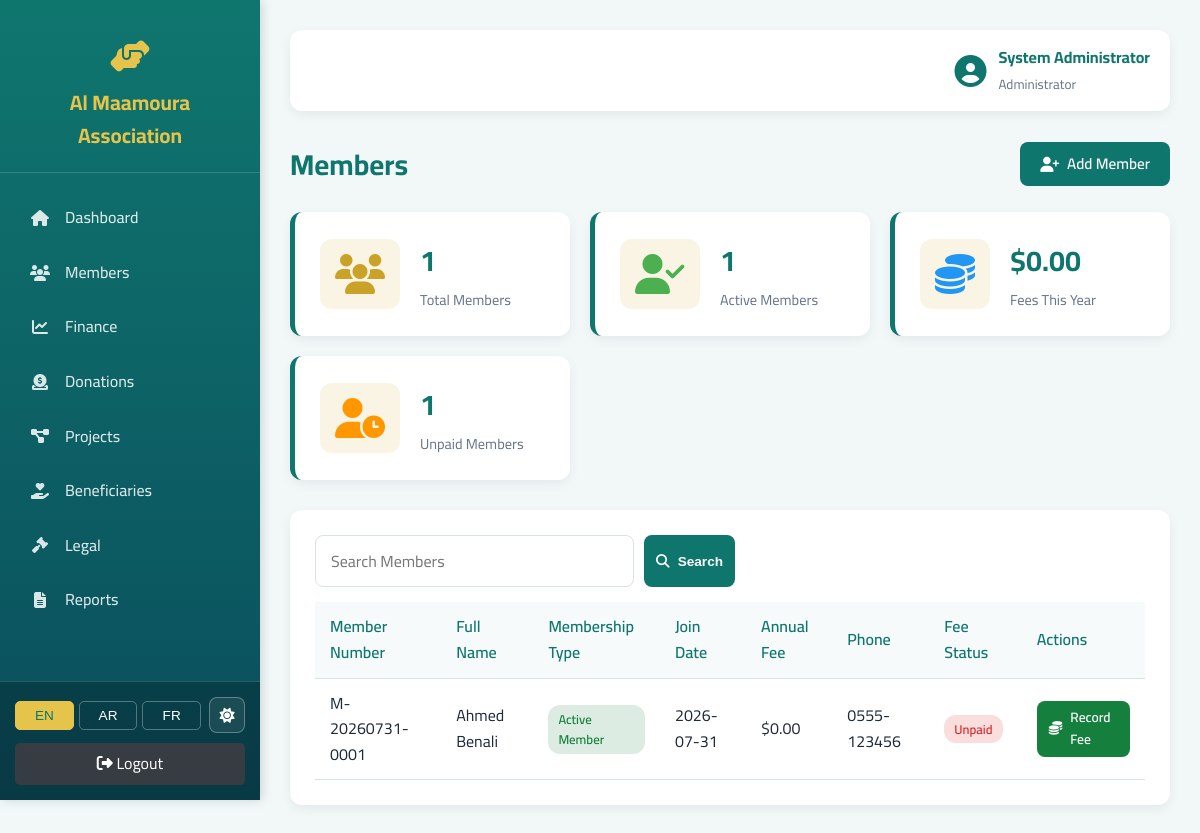
Screenshot of /members/ (signed in) with the database file from the repository.
### tables this page shows
CREATE TABLE members (
    id INTEGER PRIMARY KEY AUTOINCREMENT,
    member_number VARCHAR(20) UNIQUE NOT NULL,
    full_name VARCHAR(100) NOT NULL,
    national_id VARCHAR(20),
    birthdate DATE,
    gender VARCHAR(10),
    address TEXT,
    phone VARCHAR(20),
    email VARCHAR(100),
    membership_type VARCHAR(20) CHECK(membership_type IN ('founding','active','honorary','associate')) NOT NULL,
    join_date DATE NOT NULL,
    annual_fee DECIMAL(10,2) DEFAULT 0,
    fee_status VARCHAR(20) DEFAULT 'unpaid',
    notes TEXT,
    documents_path VARCHAR(255),
    photo_path VARCHAR(255),
    is_active BOOLEAN DEFAULT 1
);

### app/controllers/members.py (the view)
@members_bp.route('/')
@login_required
def index():
    conn = get_db()
    q = request.args.get('q', '').strip()
    total_members = conn.execute("SELECT COUNT(*) FROM members").fetchone()[0]
    active_members = conn.execute(
        "SELECT COUNT(*) FROM members WHERE is_active = 1"
    ).fetchone()[0]
    fees_this_year = conn.execute(
        "SELECT COALESCE(SUM(amount), 0) FROM membership_fees WHERE year = ?",
        (date.today().year,)
    ).fetchone()[0]
    unpaid_members = conn.execute(
        "SELECT COUNT(*) FROM members WHERE is_active = 1 AND fee_status = 'unpaid'"
    ).fetchone()[0]
    if q:
        members = conn.execute(
            "SELECT * FROM members WHERE full_name LIKE ? OR member_number LIKE ? "
            "ORDER BY join_date DESC, id DESC",
            (f'%{q}%', f'%{q}%')
        ).fetchall()
    else:
        members = conn.execute(
            "SELECT * FROM members ORDER BY join_date DESC, id DESC"
        ).fetchall()
    conn.close()
    return render_template(
        'members/index.html',
        members=members,
        q=q,
        total_members=total_members,
        active_members=active_members,
        fees_this_year=fees_this_year,
        unpaid_members=unpaid_members,
    )

### app/helpers/auth.py (called while the page is built)
def get_db():
    conn = sqlite3.connect(Config.DATABASE)
    conn.row_factory = sqlite3.Row
    conn.execute("PRAGMA foreign_keys = ON")  # [FIX] ensure FK enforcement
    return conn

def login_required(f):
    @wraps(f)
    def decorated(*args, **kwargs):
        if 'user_id' not in session:
            return redirect(url_for('auth.login'))
        return f(*args, **kwargs)
    return decorated

### app/helpers/i18n.py (called while the page is built)
def get_current_lang():
    lang = request.args.get('lang')
    if lang and lang in ['en', 'ar', 'fr']:
        session['lang'] = lang
        return lang
    return session.get('lang', request.accept_languages.best_match(['en', 'ar', 'fr']) or 'en')

def t(key, lang=None):
    if lang is None:
        lang = get_current_lang()
    return _translations.get(lang, {}).get(key, _translations['en'].get(key, key))

def inject_i18n():
    lang = get_current_lang()
    return {
        'current_lang': lang,
        'dir': 'rtl' if lang == 'ar' else 'ltr',
        't': lambda key: t(key, lang),
        'translations': _translations.get(lang, {})
    }

### app/templates/members/index.html (shortened to what this page needs)
{% extends "base.html" %}
{% block content %}
<div class="page-header">
    <h1>{{ t('members') }}</h1>
    <a href="{{ url_for('members.new') }}" class="btn btn-primary">
        <i class="fas fa-user-plus"></i> {{ t('add_member') }}
    </a>
</div>
<div class="stats-grid">
    <div class="stat-card"><i class="fas fa-users icon"></i><div><h3>{{ total_members }}</h3><p>{{ t('total_members') }}</p></div></div>
    <div class="stat-card"><i class="fas fa-user-check icon" style="color:#4CAF50"></i><div><h3>{{ active_members }}</h3><p>{{ t('active_members') }}</p></div></div>
    <div class="stat-card"><i class="fas fa-coins icon" style="color:#2196F3"></i><div><h3>${{ "%.2f"|format(fees_this_year) }}</h3><p>{{ t('fees_this_year') }}</p></div></div>
    <div class="stat-card"><i class="fas fa-user-clock icon" style="color:#FF9800"></i><div><h3>{{ unpaid_members }}</h3><p>{{ t('unpaid_members') }}</p></div></div>
</div>
<div class="card">
    <form method="GET" action="{{ url_for('members.index') }}" class="search-form">
        <input type="text" name="q" value="{{ q }}" class="form-control" placeholder="{{ t('search_members') }}">
        <button type="submit" class="btn btn-primary btn-sm">
            <i class="fas fa-search"></i> {{ t('search') }}
        </button>
    </form>
    <div class="table-scroll">
    <table>
        <thead>
            <tr>
                <th>{{ t('member_number') }}</th>
                <th>{{ t('full_name') }}</th>
                <th>{{ t('membership_type') }}</th>
                <th>{{ t('join_date') }}</th>
                <th>{{ t('annual_fee') }}</th>
                <th>{{ t('phone') }}</th>
                <th>{{ t('fee_status') }}</th>
                <th>{{ t('actions') }}</th>
            </tr>
        </thead>
        <tbody>
            {% set type_classes = {'founding': 'badge-info', 'active': 'badge-success', 'honorary': 'badge-warning', 'associate': 'badge-info'} %}
            {% for m in members %}
            <tr>
                <td>{{ m.member_number }}</td>
                <td>{{ m.full_name }}</td>
                <td><span class="badge {{ type_classes.get(m.membership_type, 'badge-info') }}">{{ t('membership_type_' + m.membership_type) }}</span></td>
                <td>{{ m.join_date }}</td>
                <td>${{ "%.2f"|format(m.annual_fee or 0) }}</td>
                <td>{{ m.phone or '—' }}</td>
                <td>
                    {% if m.fee_status == 'paid' %}
                    <span class="badge badge-success">{{ t('fee_status_paid') }}</span>
                    {% else %}
                    <span class="badge badge-danger">{{ t('fee_status_unpaid') }}</span>
                    {% endif %}
                </td>
                <td>
                    <a href="{{ url_for('members.fees', member_id=m.id) }}" class="btn btn-success btn-sm">
                        <i class="fas fa-coins"></i> {{ t('record_fee') }}
                    </a>
                </td>
            </tr>
            {% else %}
            <tr><td colspan="8" class="text-center">{{ t('no_data') }}</td></tr>
            {% endfor %}
        </tbody>
    </table>
    </div>
</div>
{% endblock %}

### static/css/main.css (style rules this page uses)
:root { --primary: #0F766E; --primary-dark: #115E59; --primary-light: #2DD4BF; --secondary: #C9A227; --secondary-light: #E6C44C; --sky: #0EA5E9; --sky-light: #E0F2FE; --bg: #F2F7F8; --card-bg: #FFFFFF; --surface: #F7FAFB; --text: #1E293B; --text-light: #64748B; --border: #D5E3E7; --success: #15803D; --danger: #DC2626; --warning: #B45309; --info: #0369A1; --sidebar-width: 260px; --topbar-height: 70px; --sidebar-gradient: linear-gradient(180deg, #0F766E 0%, #0A4D5C 100%); --login-gradient: linear-gradient(135deg, #0F766E 0%, #0A4D5C 100%); --shadow: 0 4px 12px rgba(15, 23, 42, 0.06); --shadow-hover: 0 8px 20px rgba(15, 23, 42, 0.12); }
* { margin: 0; padding: 0; box-sizing: border-box; }
body { font-family: 'Cairo', 'Roboto', sans-serif; background: var(--bg); color: var(--text); line-height: 1.6; transition: background 0.3s, color 0.3s; }
.page-header { display: flex; justify-content: space-between; align-items: center; margin-bottom: 25px; }
.page-header h1 { color: var(--primary); font-size: 1.8rem; }
.stats-grid { display: grid; grid-template-columns: repeat(auto-fit, minmax(220px, 1fr)); gap: 20px; margin-bottom: 30px; }
.stat-card { background: var(--card-bg); padding: 25px; border-radius: 12px; box-shadow: var(--shadow); display: flex; align-items: center; gap: 20px; border-inline-start: 5px solid var(--primary); transition: transform 0.3s, box-shadow 0.3s; }
.stat-card .icon { font-size: 2.5rem; color: var(--secondary); background: color-mix(in srgb, var(--secondary) 12%, transparent); padding: 15px; border-radius: 12px; }
.stat-card h3 { font-size: 1.8rem; color: var(--primary); margin-bottom: 5px; }
.stat-card p { color: var(--text-light); font-size: 0.9rem; }
.card { background: var(--card-bg); padding: 25px; border-radius: 12px; box-shadow: var(--shadow); margin-bottom: 20px; }
table { width: 100%; border-collapse: collapse; }
th, td { padding: 12px 15px; text-align: start; border-bottom: 1px solid var(--border); }
th { background: var(--surface); color: var(--primary); font-weight: 600; }
.btn { display: inline-flex; align-items: center; gap: 8px; padding: 10px 20px; border: none; border-radius: 8px; cursor: pointer; font-weight: 600; text-decoration: none; transition: all 0.3s; font-size: 0.95rem; }
.btn-primary { background: var(--primary); color: #fff; }
.btn-success { background: var(--success); color: white; }
.btn-sm { padding: 6px 12px; font-size: 0.85rem; }
.form-control { width: 100%; padding: 10px 15px; border: 1px solid var(--border); border-radius: 8px; font-size: 1rem; transition: 0.3s; font-family: inherit; background: var(--card-bg); color: var(--text); }
.badge { display: inline-block; padding: 4px 10px; border-radius: 12px; font-size: 0.8rem; font-weight: 600; }
.badge-success { background: color-mix(in srgb, var(--success) 15%, transparent); color: var(--success); }
.badge-danger { background: color-mix(in srgb, var(--danger) 15%, transparent); color: var(--danger); }

### app/templates/members/index.html (style rules this page uses)
.table-scroll { overflow-x: auto; }
.search-form { display: flex; gap: 10px; margin-bottom: 15px; max-width: 420px; }

### rows the page displays
members: member_number "M-20260731-0001", full_name "Ahmed Benali", membership_type "Active Member", join_date "2026-07-31", annual_fee "0.00", phone "0555-123456", fee_status "Unpaid", t "Record Fee"

### other values shown
{{ t('app_name') }} "Al Maamoura Association"
{{ t('dashboard') }} "Dashboard"
{{ t('members') }} "Members"
{{ t('finance') }} "Finance"
{{ t('donations') }} "Donations"
{{ t('projects') }} "Projects"
{{ t('beneficiaries') }} "Beneficiaries"
{{ t('legal') }} "Legal"
{{ t('reports') }} "Reports"
{{ t('logout') }} "Logout"
{{ session.full_name }} "System Administrator"
{{ t('role_' + session.role) }} "Administrator"
{{ t('add_member') }} "Add Member"
{{ total_members }} "1"
{{ t('total_members') }} "Total Members"
